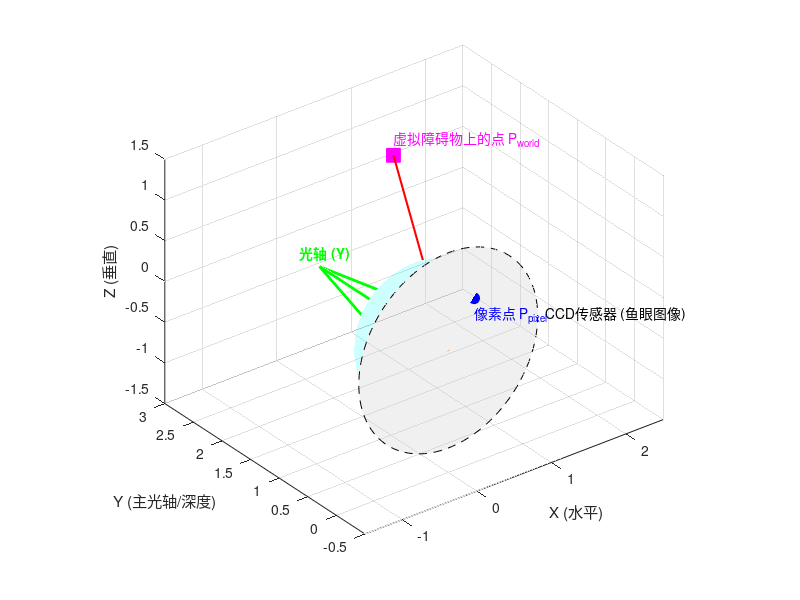

The MATLAB script that drew this image: (Note: this script raises an error after producing the figure.)
%% 绘制原理图
clear; clc; close all;

% 创建画布
figure('Color', 'white', 'Name', '鱼眼球面映射原理 (Code Coordinate System)');
axes_handle = axes;
hold on; axis equal; grid on;
xlabel('X (水平)'); ylabel('Y (主光轴/深度)'); zlabel('Z (垂直)');
view(135, 25); % 调整视角以便观察
xlim([-1.5 2.5]); ylim([-0.5 3]); zlim([-1.5 1.5]);

%% 1. 绘制 CCD 传感器平面 (X-Z 平面)
% 在你的代码中，鱼眼图像位于 X-Z 平面上 (Y=0)
t = linspace(0, 2*pi, 100);
r_sensor = 1.2;
fill3(r_sensor*cos(t), zeros(size(t)), r_sensor*sin(t), ...
    [0.8 0.8 0.8], 'FaceAlpha', 0.3, 'EdgeColor', 'k', 'LineStyle', '--');
text(1.3, 0, 0, 'CCD传感器 (鱼眼图像)', 'FontSize', 10);

%% 2. 绘制单位球面 (半球)
% 你的光轴是 Y 轴，所以半球面向 Y 正方向
[sx, sy, sz] = sphere(50);
sy(sy < 0) = nan; % 只保留 Y > 0 的部分
surf(sx, sy, sz, 'FaceColor', 'cyan', 'FaceAlpha', 0.1, 'EdgeColor', 'none');
% 画出光轴
quiver3(0,0,0, 0,2.5,0, 'g', 'LineWidth', 2, 'MaxHeadSize', 0.5); 
text(0, 2.6, 0, '光轴 (Y)', 'Color', 'g', 'FontWeight', 'bold');

%% 3. 模拟代码中的“虚拟贴图平面” (Target Plane)
% 代码：P = [u, 1, v]，即在 Y=2 (假设距离) 处有一个点
dist = 2.0;
% 假设障碍物上的一点 P_world
P_world = [0.8, dist, 1.2]; % 任意取一个点
plot3(P_world(1), P_world(2), P_world(3), 'ms', 'MarkerSize', 10, 'MarkerFaceColor', 'm');
text(P_world(1), P_world(2), P_world(3)+0.2, '虚拟障碍物上的点 P_{world}', 'Color', 'm');

%% 4. 绘制光线 (Ray)
plot3([0, P_world(1)], [0, P_world(2)], [0, P_world(3)], 'r-', 'LineWidth', 1.5);

%% 5. 计算球面交点 (Spherical Mapping)
% 这是代码中: phi 和 theta 的物理意义
vec = P_world / norm(P_world); % 单位向量
P_sphere = vec; 

% 在球面上画出该点
plot3(P_sphere(1), P_sphere(2), P_sphere(3), 'ro', 'MarkerSize', 8, 'MarkerFaceColor', 'r');
text(P_sphere(1)+0.1, P_sphere(2), P_sphere(3), '球面映射点', 'Color', 'r', 'FontSize', 8);

%% 6. 绘制投影到 CCD 的过程 (等距投影)
% phi: 光线与 Y 轴夹角
phi = atan2(norm([P_world(1), P_world(3)]), P_world(2));
% theta: 在 X-Z 平面上的投影角
theta = atan2(P_world(3), P_world(1));

% 模拟成像点 (r 正比于 phi)
f_sim = 1.0; % 模拟焦距
r_img = f_sim * phi; 
img_x = r_img * cos(theta);
img_z = r_img * sin(theta);

% 画出 CCD 上的成像点
plot3(img_x, 0, img_z, 'bo', 'MarkerSize', 8, 'MarkerFaceColor', 'b');
text(img_x, 0, img_z-0.2, '像素点 P_{pixel}', 'Color', 'b');

% 连线示意投影关系 (虚线)
plot3([P_sphere(1), img_x], [P_sphere(2), 0], [P_sphere(3), img_z], 'k:', 'LineWidth', 1);

%% 7. 标注角度 (关键部分)
% 画 Phi (入射角)
arc_r = 0.5;
t_phi = linspace(0, phi, 20);
% 在包含光线和Y轴的平面内画弧
v_axis = [0,1,0]; % Y轴
v_ray = vec;
axis_rot = cross(v_axis, v_ray); axis_rot = axis_rot/norm(axis_rot);
for k=1:length(t_phi)
    R_mat = axang2rotm([axis_rot, t_phi(k)]);
    pt = R_mat * [0; arc_r; 0];
    plot3(pt(1), pt(2), pt(3), 'k-');
end
text(0, 0.6, 0.1, '\phi (入射角)', 'FontSize', 12);

% 画 Theta (方位角) - 在 X-Z 平面上
arc_r_theta = 0.4;
t_theta = linspace(0, theta, 20);
plot3(arc_r_theta*cos(t_theta), zeros(size(t_theta)), arc_r_theta*sin(t_theta), 'b-');
text(0.5, 0, 0.2, '\theta (方位角)', 'Color', 'b');

title('代码逻辑对应的球面映射原理图');
